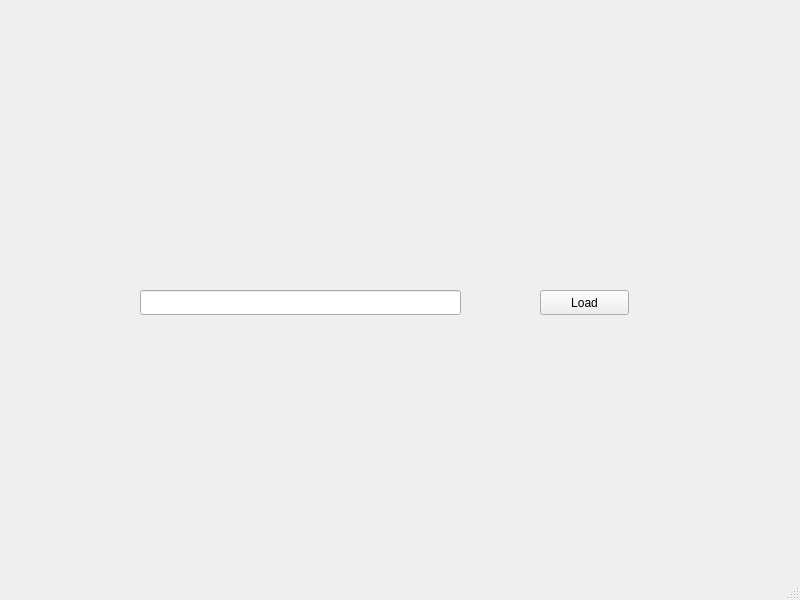
<?xml version="1.0" encoding="UTF-8"?>
<ui version="4.0">
 <class>MainWindow</class>
 <widget class="QMainWindow" name="MainWindow">
  <property name="geometry">
   <rect>
    <x>0</x>
    <y>0</y>
    <width>800</width>
    <height>600</height>
   </rect>
  </property>
  <property name="windowTitle">
   <string>MainWindow</string>
  </property>
  <widget class="QWidget" name="centralwidget">
   <widget class="QLineEdit" name="lineEdit">
    <property name="geometry">
     <rect>
      <x>140</x>
      <y>290</y>
      <width>321</width>
      <height>25</height>
     </rect>
    </property>
   </widget>
   <widget class="QPushButton" name="pushButton">
    <property name="geometry">
     <rect>
      <x>540</x>
      <y>290</y>
      <width>89</width>
      <height>25</height>
     </rect>
    </property>
    <property name="text">
     <string>Load</string>
    </property>
   </widget>
  </widget>
  <widget class="QMenuBar" name="menubar">
   <property name="geometry">
    <rect>
     <x>0</x>
     <y>0</y>
     <width>800</width>
     <height>22</height>
    </rect>
   </property>
  </widget>
  <widget class="QStatusBar" name="statusbar"/>
 </widget>
 <resources/>
 <connections/>
</ui>
